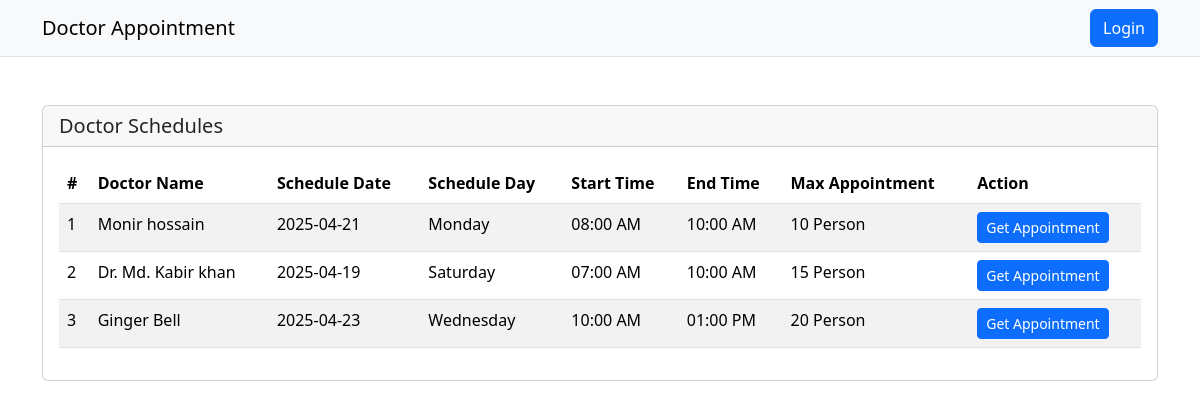
The page / on the database its author committed.
### tables this page shows
CREATE TABLE `schedules` (
  `id` int NOT NULL,
  `doctor_id` int NOT NULL,
  `schedule_date` date NOT NULL,
  `schedule_day` varchar(255) DEFAULT NULL,
  `start_time` varchar(50) NOT NULL,
  `end_time` varchar(50) NOT NULL,
  `consulting_time` int NOT NULL,
  `maximum_appointment` int NOT NULL,
  `status` enum('Available','Cancel') NOT NULL DEFAULT 'Available',
  `created_at` timestamp NULL DEFAULT NULL
);

CREATE TABLE `doctors` (
  `id` int NOT NULL,
  `user_id` int NOT NULL,
  `name` varchar(255) NOT NULL,
  `phone` varchar(255) NOT NULL,
  `image` varchar(255) NOT NULL,
  `address` mediumtext,
  `dob` date NOT NULL,
  `expert_in` varchar(255) DEFAULT NULL,
  `degree` varchar(255) DEFAULT NULL,
  `gender` varchar(255) NOT NULL,
  `status` tinyint(1) NOT NULL DEFAULT '1',
  `created_at` timestamp NULL DEFAULT CURRENT_TIMESTAMP
);

### index.php (the view)
<?php
include "layout/head.php";
?>
<?php
include "layout/navbar.php";
?>
<div class="container my-5">
    <div class="row">
        <div class="col-12">
            <div class="card">
                <div class="card-header">
                    <h5 class="card-title mb-0">Doctor Schedules</h5>
                </div>
                <div class="card-body">
                    <table class="table table-striped" id="doctorTable">
                        <thead>
                            <tr>
                                <th>#</th>
                                <th>Doctor Name</th>
                                <th>Schedule Date</th>
                                <th>Schedule Day</th>
                                <th>Start Time</th>
                                <th>End Time</th>
                                <th>Max Appointment</th>
                                <th>Action</th>
                            </tr>
                        </thead>
                        <tbody>
                            <?php
                            $sql = "SELECT schedules.*, doctors.name as doctorName FROM schedules INNER JOIN doctors ON schedules.doctor_id=doctors.id WHERE schedules.schedule_date >= CURDATE() AND schedules.status='Available' ORDER BY schedules.created_at DESC";
                            $result = $conn->query($sql);
                            if ($result->rowCount() > 0) {
                                $rows = $result->fetchAll(PDO::FETCH_OBJ);
                                foreach ($rows as $key => $row) { ?>
                                    <tr>
                                        <td><?php echo $key + 1 ?></td>
                                        <td><?php echo $row->doctorName; ?></td>
                                        <td><?php echo $row->schedule_date; ?></td>
                                        <td><?php echo $row->schedule_day; ?></td>
                                        <td><?php echo $row->start_time; ?></td>
                                        <td><?php echo $row->end_time; ?></td>
                                        <td>
                                            <?php echo $row->maximum_appointment;   ?> Person
                                        </td>
                                        <td>
                                            <?php
                                            if (isset($_SESSION['is_login']) != true) { ?>
                                                <a href="login.php" class="btn btn-primary btn-sm">
                                                    Get Appointment
                                                </a>
                                            <?php } else { ?>
                                                <a href="book_appointment.php?schedule_id=<?php echo base64_encode($row->id); ?>" class="btn btn-primary btn-sm">
                                                    Get Appointment
                                                </a>
                                            <?php   } ?>
                                        </td>
                                    </tr>
                            <?php }
                            }
                            ?>
                        </tbody>
                    </table>
                </div>
            </div>
        </div>
    </div>
</div>
<?php
include "layout/footer.php";
?>

### rows shown on the page
schedules: doctor.name "Monir hossain", schedule_date "2025-04-21", schedule_day "Monday", start_time "08:00 AM", end_time "10:00 AM", maximum_appointment "10"
schedules: doctor.name "Dr. Md. Kabir khan", schedule_date "2025-04-19", schedule_day "Saturday", start_time "07:00 AM", end_time "10:00 AM", maximum_appointment "15"
schedules: doctor.name "Ginger Bell", schedule_date "2025-04-23", schedule_day "Wednesday", start_time "10:00 AM", end_time "01:00 PM", maximum_appointment "20"
